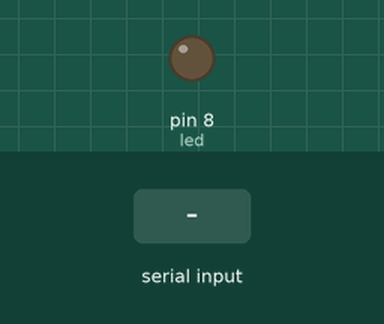
Recording of a sketch running on a simulated Arduino Uno, built with avr-gcc and run on an emulated ATmega328P. Shown: output pins drawn as LEDs (lit = HIGH). The inputs (shaded band) are chosen by the test bench.

Above: at 1.2 s.
1.3 s: "1" received over Serial
At 1.7 s:
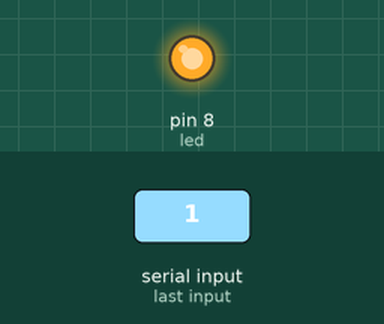
2.8 s: "2" received over Serial
At 4.1 s:
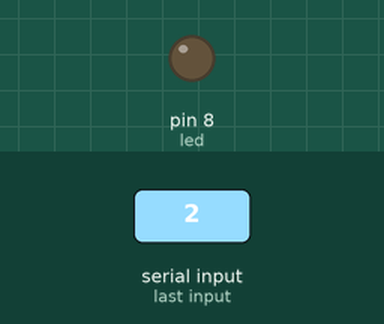
Timing chart, 0 to 5.8 s (numbered marks = the images above; inputs shaded):
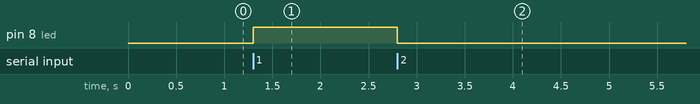

The sketch:

sketch_feb20a.ino
```cpp
#define led 8

void setup() {
  Serial.begin(9600);
  pinMode(led, OUTPUT);

}

void loop() {
  if(Serial.available() > 0){
    char comando = Serial.read();

    if(comando == '1'){
      digitalWrite(led, HIGH);
    } else if(comando == '2'){
      digitalWrite(led, LOW);
    }
  }
}
 
```

Measured:
- after the input at 1.3 s, pin 8 (led): LOW → HIGH at once
- after the input at 2.8 s, pin 8 (led): HIGH → LOW at once
